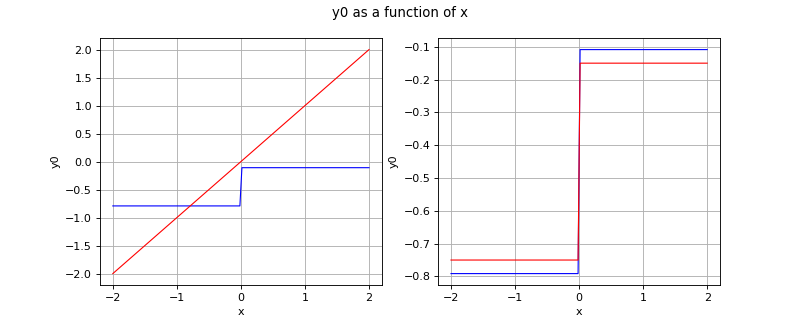

Here is the Python script that generated this plot:
import openturns as ot
import otrobopt
from matplotlib import pyplot as plt
from openturns.viewer import View

thetaDist = ot.Normal(2.0, 0.1)
if 'IndividualChanceMeasure' == 'WorstCaseMeasure':
    thetaDist = ot.Uniform(-1.0, 4.0)
elif 'ChanceMeasure' in 'IndividualChanceMeasure':
    thetaDist = ot.Normal(1.0, 1.0)

f_base = ot.SymbolicFunction(['x', 'theta'], ['x*theta'])
f = ot.ParametricFunction(f_base, [1], thetaDist.getMean())

if 'IndividualChanceMeasure' == 'JointChanceMeasure':
    measure = otrobopt.JointChanceMeasure(f, thetaDist, ot.GreaterOrEqual(), 0.95)
elif 'IndividualChanceMeasure' == 'IndividualChanceMeasure':
    measure = otrobopt.IndividualChanceMeasure(f,thetaDist, ot.GreaterOrEqual(), [0.95])
elif 'IndividualChanceMeasure' == 'MeanStandardDeviationTradeoffMeasure':
    measure =  otrobopt.MeanStandardDeviationTradeoffMeasure(f, thetaDist, [0.8])
elif 'IndividualChanceMeasure' == 'QuantileMeasure':
    measure =  otrobopt.QuantileMeasure(f, thetaDist, 0.99)
else:
    measure = otrobopt.IndividualChanceMeasure(f, thetaDist)

N = 10
experiment = ot.LHSExperiment(N)
factory = otrobopt.MeasureFactory(experiment)
discretizedMeasure = factory.build(measure)

continuous_measure = otrobopt.MeasureFunction(measure)
discretized_measure = otrobopt.MeasureFunction(discretizedMeasure)

x_min = -2.0
x_max = 2.0
n_points = 128

parametric_graph = f.draw(x_min, x_max, n_points)
continuous_graph = continuous_measure.draw(x_min, x_max, n_points)
discretized_graph = discretized_measure.draw(x_min, x_max, n_points)

parametric_curve = parametric_graph.getDrawable(0)
discretized_curve = discretized_graph.getDrawable(0)

left_graph = ot.Graph(continuous_graph)
left_graph.add(parametric_curve)
#left_graph.setLegends(['measure', 'parametric function'])
#left_graph.setLegendPosition('topright')
left_graph.setColors(['blue', 'red'])

right_graph = ot.Graph(continuous_graph)
right_graph.add(discretized_curve)
#right_graph.setLegends(['measure', 'discretized measure'])
#right_graph.setLegendPosition('topright')
right_graph.setColors(['blue', 'red'])

fig = plt.figure(figsize=(10, 4))
plt.suptitle(str(measure))
left_axis = fig.add_subplot(121)
right_axis = fig.add_subplot(122)

View(left_graph, figure=fig, axes=[left_axis], add_legend=False)
View(right_graph, figure=fig, axes=[right_axis], add_legend=False)
